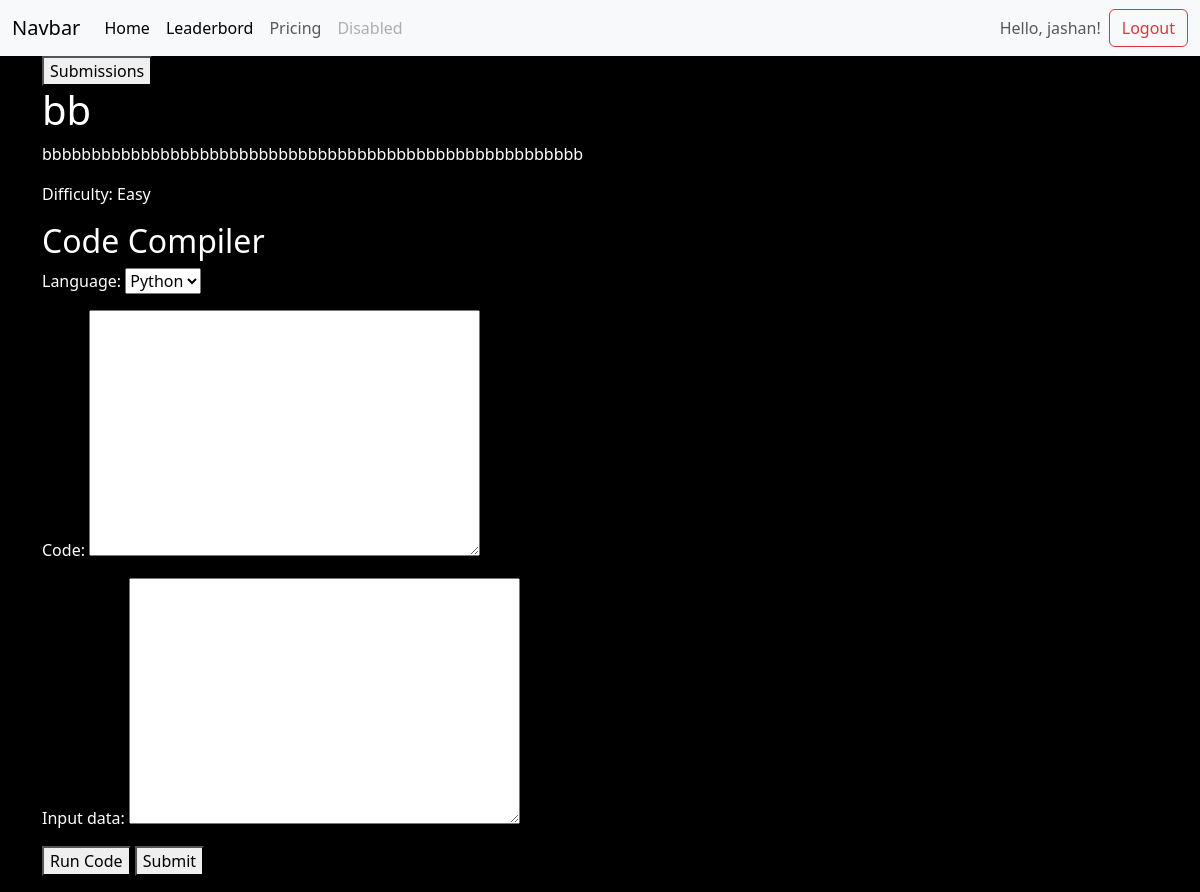
/pages/question/2 (signed in), run on the app's committed database.
### pages/models.py (models this page shows, shortened)
class question_list(models.Model):
   question_id = models.AutoField(primary_key=True)
   question_name = models.CharField(max_length=255)
   question_statement = models.TextField()
   difficulty_choices = [
      ("easy", "Easy"),
      ("mediam", "Mediam"),
      ("hard", "Hard"),
   ]
   difficulty = models.CharField(max_length=6, choices=difficulty_choices, default="easy")

### pages/views.py (the view)
# urls.py: path('question/<int:question_id>', views.q_solve, name = 'question_detail'),
@login_required
def  q_solve(request, question_id):
   question = get_object_or_404(question_list, question_id=question_id)
   form = codesubmissionform(request.POST)
   user = request.user
   if(request.method =='POST'):
         if form.is_valid ():
            language = form.cleaned_data['language']
            code = form.cleaned_data['code']
            if 'action' in request.POST:
               if request.POST['action'] == 'run':
                  input = form.cleaned_data['input_data']
                  output = run_code(language, code, input)
                  return render(request, 'solve_question.html', {'output':output, 'form':form, 'question':question, 'run':True})
               elif request.POST['action'] == 'submit':
                  testcases = testcase.objects.filter(question_id = question_id)
                  tc_passed = True
                  output=""
                  err_input=""
                  exp_output=""
                  for input in testcases:
                     output = run_code(language, code, input.tc_input)
                     if output.strip() != input.tc_output.strip():
                        tc_passed = False
                        err_input = input.tc_input.strip()
                        exp_output=input.tc_output.strip()
                        break
                  wronge_code={
                     'output' : output,
                     'err_input':err_input,
                     'exp_output':exp_output
                  }
                  record = code_record.objects.create(
                     username = user,
                     language = language,
                     code = code
                  )
                  user_check = code_check.objects.filter(username = user, question_id=question).exists()
                  if tc_passed:
                     if not user_check :
                        user_profile = profile.objects.get(user=user)
                        if question.difficulty == 'easy':
                           sum_added = 1
                        elif question.difficulty == 'mediam':
                           sum_added = 2
                        else:
                           sum_added = 3
                        user_profile.points += sum_added
                        user_profile.save()
                        code_check.objects.create(
                           username = user,
                           question_id = question,
                           is_accepted = True
                        )
                        return render(request, 'solve_question.html', {'question': question, 'form':form, 'status':True})
                     else:
                        return render(request, 'solve_question.html', {'question': question, 'form':form, 'status':True})
                  else:
                     if not user_check:
                        user_profile = profile.objects.get(user=user)
                        user_profile.points -= 0.001
                        user_profile.save()
                     return render(request, 'solve_question.html', {'question': question, 'form':form, 'status':False, 'wronge_code':wronge_code})
               return render(request, 'solve_question.html', {'question': question, 'form': form})
         else:
            return render(request, 'solve_question.html', {'question': question, 'form': form, 'errors': form.errors})
   else:
      form = codesubmissionform()
      return render(request, 'solve_question.html', {'question': question, 'form':form})

### compiler/form.py
class codesubmissionform (forms.ModelForm):
   language = forms.ChoiceField(choices=lang_choice)
   class Meta:
      model = CodeSubmission
      fields = ["language", "code", "input_data"]

### pages/templates/solve_question.html (shortened to what this page needs)
{% extends 'base.html' %} {% block title %}Coding Prep {% endblock %}
{% block content %}
<a href={% url 'submissions' %}><button>Submissions</button></a>
<h1>{{ question.question_name }}</h1>
<p>{{ question.question_statement }}</p>
<p>Difficulty: {{ question.get_difficulty_display }}</p>
<h2>Code Compiler</h2>
<form method="POST">
   {% csrf_token %} {{ form.as_p }}
   <button type="submit" name="action" value="run">Run Code</button>
   <button type="submit" name="action" value="submit">Submit</button>
</form>
{% endblock %}

### templates/base.html (shortened to what this page needs)
<!DOCTYPE html>
<html lang="en">
<head>
   <link rel="stylesheet" href="https://cdn.jsdelivr.net/npm/bootstrap@5.3.3/dist/css/bootstrap.min.css" />
</head>
<body>
   <nav class="navbar navbar-expand-lg navbar-light bg-light">
      <div class="container-fluid">
         <a class="navbar-brand" href="#">Navbar</a>
         <div class="collapse navbar-collapse" id="navbarNavAltMarkup">
            <div class="navbar-nav">
               <a class="nav-link active" aria-current="page" href="{% url 'homepage' %}">Home</a>
               <a class="nav-link active" aria-current="page" href="{% url 'leaderbord' %}">Leaderbord</a>
               <a class="nav-link" href="#">Pricing</a>
               <a class="nav-link disabled" href="#" tabindex="-1" aria-disabled="true">Disabled</a>
            </div>
            <div class="navbar-nav ms-auto">
               {% if not request.path == '/account/login/' and not request.path == '/account/register/' %}
               {% if user.is_authenticated %}
               <div class="d-flex align-items-center">
                  <span class="nav-link">Hello, {{ user.username }}!</span>
                  <a class="btn btn-outline-danger" href="{% url 'logout' %}" role="button">Logout</a>
               </div>
               {% else %}
               <a class="btn btn-outline-primary" href="{% url 'user_registration' %}" role="button">Sign
                  In/Register</a>
               {% endif %}
               {%endif%}
            </div>
         </div>
      </div>
   </nav>
   <div class="container">
      {% block content %}{% endblock %}
   </div>
</body>
</html>

### templates/base.html (style rules this page uses)
body { background-color: black; color: white; }

### data on the page
question_list: question_name "bb", question_statement "bbbbbbbbbbbbbbbbbbbbbbbbbbbbbbbbbbbbbbbbbbbbbbbbbbbbbbb", difficulty "Easy"

### other printed values
{{ user.username }} "jashan"
